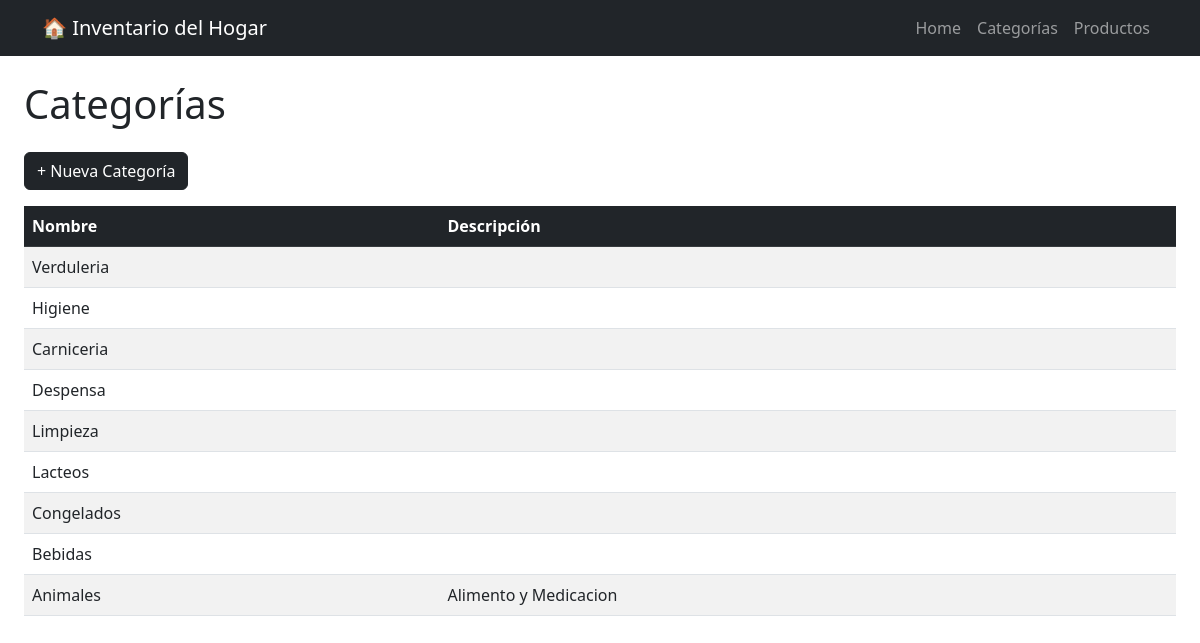
Page /categorias/ on the committed database.
### categorias/models.py (models this page shows, shortened)
class Categoria(models.Model):
    nombre= models.CharField(max_length=20)
    descripcion= models.TextField(null=True , blank=True )

### categorias/views.py (the view)
# urls.py: path('', views.lista_categorias, name='lista'),
def lista_categorias(request):
    categorias = Categoria.objects.all()
    return render(request, 'categorias/lista_categorias.html', {'categorias': categorias})

### categorias/templates/categorias/lista_categorias.html
{% extends 'core/base.html' %}
{% block content %}
    <h1 class="mb-4">Categorías</h1>
    <a href="{% url 'categorias:crear' %}" class="btn btn-dark mb-3">+ Nueva Categoría</a>
    <table class="table table-striped table-hover">
        <thead class="table-dark">
            <tr>
                <th>Nombre</th>
                <th>Descripción</th>
            </tr>
        </thead>
        <tbody>
            {% for categoria in categorias %}
            <tr>
                <td>{{ categoria.nombre }}</td>
                <td>{{ categoria.descripcion }}</td>
            </tr>
            {% endfor %}
        </tbody>
    </table>
{% endblock %}

### rows in the picture
Categoria: nombre "Verduleria"
Categoria: nombre "Higiene"
Categoria: nombre "Carniceria"
Categoria: nombre "Despensa"
Categoria: nombre "Limpieza"
Categoria: nombre "Lacteos"
Categoria: nombre "Congelados"
Categoria: nombre "Bebidas"
Categoria: nombre "Animales", descripcion "Alimento y Medicacion"
